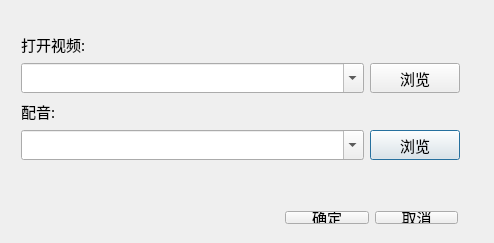
<?xml version="1.0" encoding="UTF-8"?>
<ui version="4.0">
 <class>CDialogDubbing</class>
 <widget class="QDialog" name="CDialogDubbing">
  <property name="geometry">
   <rect>
    <x>0</x>
    <y>0</y>
    <width>494</width>
    <height>243</height>
   </rect>
  </property>
  <property name="windowTitle">
   <string>打开配音文件 </string>
  </property>
  <property name="styleSheet">
   <string notr="true">QWidget
{
	font-size:15px;
	font-family:Microsoft Yahei;	
}</string>
  </property>
  <widget class="QWidget" name="layoutWidget">
   <property name="geometry">
    <rect>
     <x>10</x>
     <y>20</y>
     <width>461</width>
     <height>151</height>
    </rect>
   </property>
   <layout class="QGridLayout" name="gridLayout">
    <item row="3" column="1">
     <widget class="QPushButton" name="BtnAudioFileOpen">
      <property name="maximumSize">
       <size>
        <width>90</width>
        <height>30</height>
       </size>
      </property>
      <property name="text">
       <string>浏览</string>
      </property>
     </widget>
    </item>
    <item row="3" column="0">
     <widget class="QComboBox" name="CmbAudioFile">
      <property name="minimumSize">
       <size>
        <width>0</width>
        <height>30</height>
       </size>
      </property>
      <property name="editable">
       <bool>true</bool>
      </property>
     </widget>
    </item>
    <item row="1" column="1">
     <widget class="QPushButton" name="BtnVideoFileOpen">
      <property name="maximumSize">
       <size>
        <width>90</width>
        <height>30</height>
       </size>
      </property>
      <property name="text">
       <string>浏览</string>
      </property>
     </widget>
    </item>
    <item row="1" column="0">
     <widget class="QComboBox" name="CmbVideoFile">
      <property name="minimumSize">
       <size>
        <width>0</width>
        <height>30</height>
       </size>
      </property>
      <property name="editable">
       <bool>true</bool>
      </property>
     </widget>
    </item>
    <item row="2" column="0">
     <widget class="QLabel" name="label_2">
      <property name="text">
       <string>配音:</string>
      </property>
     </widget>
    </item>
    <item row="0" column="0">
     <widget class="QLabel" name="label">
      <property name="text">
       <string>打开视频:</string>
      </property>
     </widget>
    </item>
   </layout>
  </widget>
  <widget class="QWidget" name="layoutWidget">
   <property name="geometry">
    <rect>
     <x>274</x>
     <y>200</y>
     <width>195</width>
     <height>35</height>
    </rect>
   </property>
   <layout class="QGridLayout" name="gridLayout_2">
    <item row="0" column="0">
     <widget class="QPushButton" name="BtnOK">
      <property name="text">
       <string>确定</string>
      </property>
     </widget>
    </item>
    <item row="0" column="1">
     <widget class="QPushButton" name="BtnCancel">
      <property name="text">
       <string>取消</string>
      </property>
     </widget>
    </item>
   </layout>
  </widget>
 </widget>
 <layoutdefault spacing="6" margin="11"/>
 <resources/>
 <connections/>
</ui>
